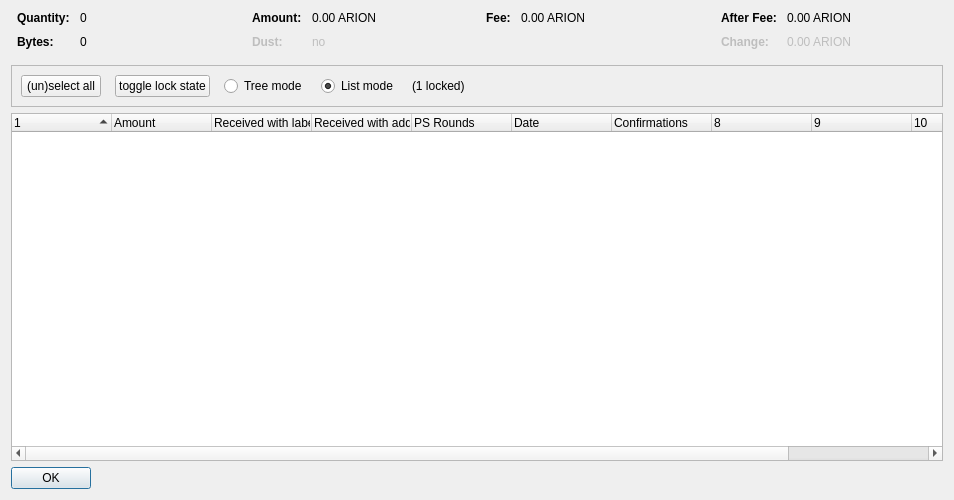
<?xml version="1.0" encoding="UTF-8"?>
<ui version="4.0">
 <class>CoinControlDialog</class>
 <widget class="QDialog" name="CoinControlDialog">
  <property name="geometry">
   <rect>
    <x>0</x>
    <y>0</y>
    <width>954</width>
    <height>500</height>
   </rect>
  </property>
  <property name="windowTitle">
   <string>Coin Selection</string>
  </property>
  <layout class="QVBoxLayout" name="verticalLayout">
   <item>
    <layout class="QHBoxLayout" name="horizontalLayoutTop" stretch="0,0,0,0">
     <property name="topMargin">
      <number>0</number>
     </property>
     <property name="bottomMargin">
      <number>10</number>
     </property>
     <item>
      <layout class="QFormLayout" name="formLayoutCoinControl1">
       <property name="horizontalSpacing">
        <number>10</number>
       </property>
       <property name="verticalSpacing">
        <number>10</number>
       </property>
       <property name="leftMargin">
        <number>6</number>
       </property>
       <property name="rightMargin">
        <number>6</number>
       </property>
       <item row="0" column="0">
        <widget class="QLabel" name="labelCoinControlQuantityText">
         <property name="font">
          <font>
           <weight>75</weight>
           <bold>true</bold>
          </font>
         </property>
         <property name="text">
          <string>Quantity:</string>
         </property>
        </widget>
       </item>
       <item row="0" column="1">
        <widget class="QLabel" name="labelCoinControlQuantity">
         <property name="cursor">
          <cursorShape>IBeamCursor</cursorShape>
         </property>
         <property name="contextMenuPolicy">
          <enum>Qt::ActionsContextMenu</enum>
         </property>
         <property name="text">
          <string notr="true">0</string>
         </property>
         <property name="textInteractionFlags">
          <set>Qt::LinksAccessibleByMouse|Qt::TextSelectableByKeyboard|Qt::TextSelectableByMouse</set>
         </property>
        </widget>
       </item>
       <item row="1" column="0">
        <widget class="QLabel" name="labelCoinControlBytesText">
         <property name="font">
          <font>
           <weight>75</weight>
           <bold>true</bold>
          </font>
         </property>
         <property name="text">
          <string>Bytes:</string>
         </property>
        </widget>
       </item>
       <item row="1" column="1">
        <widget class="QLabel" name="labelCoinControlBytes">
         <property name="cursor">
          <cursorShape>IBeamCursor</cursorShape>
         </property>
         <property name="contextMenuPolicy">
          <enum>Qt::ActionsContextMenu</enum>
         </property>
         <property name="text">
          <string notr="true">0</string>
         </property>
         <property name="textInteractionFlags">
          <set>Qt::LinksAccessibleByMouse|Qt::TextSelectableByKeyboard|Qt::TextSelectableByMouse</set>
         </property>
        </widget>
       </item>
      </layout>
     </item>
     <item>
      <layout class="QFormLayout" name="formLayoutCoinControl2">
       <property name="horizontalSpacing">
        <number>10</number>
       </property>
       <property name="verticalSpacing">
        <number>10</number>
       </property>
       <property name="leftMargin">
        <number>6</number>
       </property>
       <property name="rightMargin">
        <number>6</number>
       </property>
       <item row="0" column="0">
        <widget class="QLabel" name="labelCoinControlAmountText">
         <property name="font">
          <font>
           <weight>75</weight>
           <bold>true</bold>
          </font>
         </property>
         <property name="text">
          <string>Amount:</string>
         </property>
        </widget>
       </item>
       <item row="0" column="1">
        <widget class="QLabel" name="labelCoinControlAmount">
         <property name="cursor">
          <cursorShape>IBeamCursor</cursorShape>
         </property>
         <property name="contextMenuPolicy">
          <enum>Qt::ActionsContextMenu</enum>
         </property>
         <property name="text">
          <string notr="true">0.00 ARION</string>
         </property>
         <property name="textInteractionFlags">
          <set>Qt::LinksAccessibleByMouse|Qt::TextSelectableByKeyboard|Qt::TextSelectableByMouse</set>
         </property>
        </widget>
       </item>
       <item row="1" column="0">
        <widget class="QLabel" name="labelCoinControlLowOutputText">
         <property name="enabled">
          <bool>false</bool>
         </property>
         <property name="font">
          <font>
           <weight>75</weight>
           <bold>true</bold>
          </font>
         </property>
         <property name="text">
          <string>Dust:</string>
         </property>
        </widget>
       </item>
       <item row="1" column="1">
        <widget class="QLabel" name="labelCoinControlLowOutput">
         <property name="enabled">
          <bool>false</bool>
         </property>
         <property name="cursor">
          <cursorShape>IBeamCursor</cursorShape>
         </property>
         <property name="contextMenuPolicy">
          <enum>Qt::ActionsContextMenu</enum>
         </property>
         <property name="text">
          <string notr="true">no</string>
         </property>
         <property name="textInteractionFlags">
          <set>Qt::LinksAccessibleByMouse|Qt::TextSelectableByKeyboard|Qt::TextSelectableByMouse</set>
         </property>
        </widget>
       </item>
      </layout>
     </item>
     <item>
      <layout class="QFormLayout" name="formLayoutCoinControl3">
       <property name="horizontalSpacing">
        <number>10</number>
       </property>
       <property name="verticalSpacing">
        <number>10</number>
       </property>
       <property name="leftMargin">
        <number>6</number>
       </property>
       <property name="rightMargin">
        <number>6</number>
       </property>
       <item row="0" column="0">
        <widget class="QLabel" name="labelCoinControlFeeText">
         <property name="font">
          <font>
           <weight>75</weight>
           <bold>true</bold>
          </font>
         </property>
         <property name="text">
          <string>Fee:</string>
         </property>
        </widget>
       </item>
       <item row="0" column="1">
        <widget class="QLabel" name="labelCoinControlFee">
         <property name="cursor">
          <cursorShape>IBeamCursor</cursorShape>
         </property>
         <property name="contextMenuPolicy">
          <enum>Qt::ActionsContextMenu</enum>
         </property>
         <property name="text">
          <string notr="true">0.00 ARION</string>
         </property>
         <property name="textInteractionFlags">
          <set>Qt::LinksAccessibleByMouse|Qt::TextSelectableByKeyboard|Qt::TextSelectableByMouse</set>
         </property>
        </widget>
       </item>
      </layout>
     </item>
     <item>
      <layout class="QFormLayout" name="formLayoutCoinControl4">
       <property name="horizontalSpacing">
        <number>10</number>
       </property>
       <property name="verticalSpacing">
        <number>10</number>
       </property>
       <property name="leftMargin">
        <number>6</number>
       </property>
       <property name="rightMargin">
        <number>6</number>
       </property>
       <item row="0" column="0">
        <widget class="QLabel" name="labelCoinControlAfterFeeText">
         <property name="font">
          <font>
           <weight>75</weight>
           <bold>true</bold>
          </font>
         </property>
         <property name="text">
          <string>After Fee:</string>
         </property>
        </widget>
       </item>
       <item row="0" column="1">
        <widget class="QLabel" name="labelCoinControlAfterFee">
         <property name="cursor">
          <cursorShape>IBeamCursor</cursorShape>
         </property>
         <property name="contextMenuPolicy">
          <enum>Qt::ActionsContextMenu</enum>
         </property>
         <property name="text">
          <string notr="true">0.00 ARION</string>
         </property>
         <property name="textInteractionFlags">
          <set>Qt::LinksAccessibleByMouse|Qt::TextSelectableByKeyboard|Qt::TextSelectableByMouse</set>
         </property>
        </widget>
       </item>
       <item row="1" column="0">
        <widget class="QLabel" name="labelCoinControlChangeText">
         <property name="enabled">
          <bool>false</bool>
         </property>
         <property name="font">
          <font>
           <weight>75</weight>
           <bold>true</bold>
          </font>
         </property>
         <property name="text">
          <string>Change:</string>
         </property>
        </widget>
       </item>
       <item row="1" column="1">
        <widget class="QLabel" name="labelCoinControlChange">
         <property name="enabled">
          <bool>false</bool>
         </property>
         <property name="cursor">
          <cursorShape>IBeamCursor</cursorShape>
         </property>
         <property name="contextMenuPolicy">
          <enum>Qt::ActionsContextMenu</enum>
         </property>
         <property name="text">
          <string notr="true">0.00 ARION</string>
         </property>
         <property name="textInteractionFlags">
          <set>Qt::LinksAccessibleByMouse|Qt::TextSelectableByKeyboard|Qt::TextSelectableByMouse</set>
         </property>
        </widget>
       </item>
      </layout>
     </item>
    </layout>
   </item>
   <item>
    <widget class="QFrame" name="frame">
     <property name="minimumSize">
      <size>
       <width>0</width>
       <height>40</height>
      </size>
     </property>
     <property name="frameShape">
      <enum>QFrame::StyledPanel</enum>
     </property>
     <property name="frameShadow">
      <enum>QFrame::Sunken</enum>
     </property>
     <layout class="QHBoxLayout" name="horizontalLayout">
      <item>
       <layout class="QHBoxLayout" name="horizontalLayoutPanel" stretch="0,0,0,0,0,0">
        <property name="spacing">
         <number>14</number>
        </property>
        <item>
         <widget class="QPushButton" name="pushButtonSelectAll">
          <property name="sizePolicy">
           <sizepolicy hsizetype="Maximum" vsizetype="Fixed">
            <horstretch>0</horstretch>
            <verstretch>0</verstretch>
           </sizepolicy>
          </property>
          <property name="text">
           <string>(un)select all</string>
          </property>
          <property name="autoDefault">
           <bool>false</bool>
          </property>
         </widget>
        </item>
        <item>
         <widget class="QPushButton" name="pushButtonToggleLock">
          <property name="sizePolicy">
           <sizepolicy hsizetype="Maximum" vsizetype="Fixed">
            <horstretch>0</horstretch>
            <verstretch>0</verstretch>
           </sizepolicy>
          </property>
          <property name="text">
           <string>toggle lock state</string>
          </property>
          <property name="autoDefault">
           <bool>false</bool>
          </property>
         </widget>
        </item>
        <item>
         <widget class="QRadioButton" name="radioTreeMode">
          <property name="sizePolicy">
           <sizepolicy hsizetype="Maximum" vsizetype="Fixed">
            <horstretch>0</horstretch>
            <verstretch>0</verstretch>
           </sizepolicy>
          </property>
          <property name="text">
           <string>Tree mode</string>
          </property>
         </widget>
        </item>
        <item>
         <widget class="QRadioButton" name="radioListMode">
          <property name="sizePolicy">
           <sizepolicy hsizetype="Maximum" vsizetype="Fixed">
            <horstretch>0</horstretch>
            <verstretch>0</verstretch>
           </sizepolicy>
          </property>
          <property name="text">
           <string>List mode</string>
          </property>
          <property name="checked">
           <bool>true</bool>
          </property>
         </widget>
        </item>
        <item>
         <widget class="QLabel" name="labelLocked">
          <property name="text">
           <string>(1 locked)</string>
          </property>
         </widget>
        </item>
        <item>
         <spacer name="horizontalSpacer">
          <property name="orientation">
           <enum>Qt::Horizontal</enum>
          </property>
          <property name="sizeHint" stdset="0">
           <size>
            <width>40</width>
            <height>20</height>
           </size>
          </property>
         </spacer>
        </item>
       </layout>
      </item>
     </layout>
    </widget>
   </item>
   <item>
    <widget class="CoinControlTreeWidget" name="treeWidget">
     <property name="contextMenuPolicy">
      <enum>Qt::CustomContextMenu</enum>
     </property>
     <property name="sortingEnabled">
      <bool>false</bool>
     </property>
     <property name="columnCount">
      <number>11</number>
     </property>
     <attribute name="headerShowSortIndicator" stdset="0">
      <bool>true</bool>
     </attribute>
     <attribute name="headerStretchLastSection">
      <bool>false</bool>
     </attribute>
     <column>
      <property name="text">
       <string/>
      </property>
     </column>
     <column>
      <property name="text">
       <string>Amount</string>
      </property>
     </column>
     <column>
      <property name="text">
       <string>Received with label</string>
      </property>
     </column>
     <column>
      <property name="text">
       <string>Received with address</string>
      </property>
     </column>
     <column>
      <property name="text">
       <string>PS Rounds</string>
      </property>
     </column>
     <column>
      <property name="text">
       <string>Date</string>
      </property>
     </column>
     <column>
      <property name="text">
       <string>Confirmations</string>
      </property>
      <property name="toolTip">
       <string>Confirmed</string>
      </property>
     </column>
     <column>
      <property name="text">
       <string/>
      </property>
     </column>
     <column>
      <property name="text">
       <string/>
      </property>
     </column>
     <column>
      <property name="text">
       <string/>
      </property>
     </column>
     <column>
      <property name="text">
       <string/>
      </property>
     </column>
    </widget>
   </item>
   <item>
    <widget class="QDialogButtonBox" name="buttonBox">
     <property name="sizePolicy">
      <sizepolicy hsizetype="Maximum" vsizetype="Fixed">
       <horstretch>0</horstretch>
       <verstretch>0</verstretch>
      </sizepolicy>
     </property>
     <property name="orientation">
      <enum>Qt::Horizontal</enum>
     </property>
     <property name="standardButtons">
      <set>QDialogButtonBox::Ok</set>
     </property>
    </widget>
   </item>
  </layout>
 </widget>
 <customwidgets>
  <customwidget>
   <class>CoinControlTreeWidget</class>
   <extends>QTreeWidget</extends>
   <header>coincontroltreewidget.h</header>
  </customwidget>
 </customwidgets>
 <resources/>
 <connections/>
</ui>
